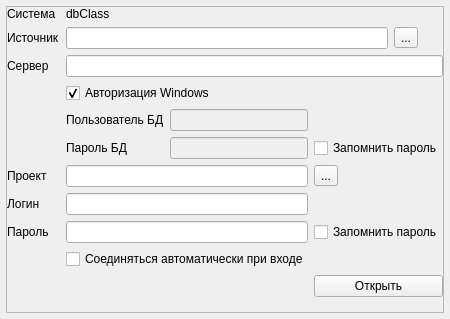
<?xml version="1.0" encoding="UTF-8"?>
<ui version="4.0">
 <class>TQConnectWidget</class>
 <widget class="QWidget" name="TQConnectWidget">
  <property name="geometry">
   <rect>
    <x>0</x>
    <y>0</y>
    <width>450</width>
    <height>319</height>
   </rect>
  </property>
  <property name="windowTitle">
   <string>Form</string>
  </property>
  <layout class="QHBoxLayout" name="horizontalLayout_2">
   <property name="spacing">
    <number>6</number>
   </property>
   <property name="margin">
    <number>6</number>
   </property>
   <item>
    <widget class="QFrame" name="frame">
     <property name="sizePolicy">
      <sizepolicy hsizetype="Preferred" vsizetype="Preferred">
       <horstretch>0</horstretch>
       <verstretch>0</verstretch>
      </sizepolicy>
     </property>
     <property name="frameShape">
      <enum>QFrame::StyledPanel</enum>
     </property>
     <property name="frameShadow">
      <enum>QFrame::Raised</enum>
     </property>
     <layout class="QHBoxLayout" name="horizontalLayout">
      <property name="spacing">
       <number>0</number>
      </property>
      <property name="margin">
       <number>0</number>
      </property>
      <item>
       <layout class="QGridLayout" name="gridLayout_3">
        <property name="sizeConstraint">
         <enum>QLayout::SetDefaultConstraint</enum>
        </property>
        <property name="spacing">
         <number>6</number>
        </property>
        <item row="0" column="1" colspan="2">
         <widget class="QLabel" name="dbClassLabel">
          <property name="text">
           <string notr="true">dbClass</string>
          </property>
         </widget>
        </item>
        <item row="6" column="2">
         <widget class="QLineEdit" name="sqlPassEdit">
          <property name="enabled">
           <bool>false</bool>
          </property>
         </widget>
        </item>
        <item row="4" column="1">
         <widget class="QLabel" name="label_9">
          <property name="text">
           <string>Пользователь БД</string>
          </property>
         </widget>
        </item>
        <item row="6" column="1">
         <widget class="QLabel" name="label_5">
          <property name="text">
           <string>Пароль БД</string>
          </property>
         </widget>
        </item>
        <item row="2" column="0">
         <widget class="QLabel" name="label">
          <property name="text">
           <string>Сервер</string>
          </property>
         </widget>
        </item>
        <item row="1" column="0">
         <widget class="QLabel" name="label_7">
          <property name="text">
           <string>Источник</string>
          </property>
          <property name="buddy">
           <cstring>dbmsEdit</cstring>
          </property>
         </widget>
        </item>
        <item row="7" column="0">
         <widget class="QLabel" name="label_2">
          <property name="text">
           <string>Проект</string>
          </property>
         </widget>
        </item>
        <item row="0" column="0">
         <widget class="QLabel" name="label_8">
          <property name="text">
           <string>Система</string>
          </property>
         </widget>
        </item>
        <item row="8" column="0">
         <widget class="QLabel" name="label_4">
          <property name="text">
           <string>Логин</string>
          </property>
         </widget>
        </item>
        <item row="9" column="0">
         <widget class="QLabel" name="label_6">
          <property name="text">
           <string>Пароль</string>
          </property>
         </widget>
        </item>
        <item row="7" column="1" colspan="2">
         <widget class="QLineEdit" name="projectEdit"/>
        </item>
        <item row="3" column="1" colspan="3">
         <widget class="QCheckBox" name="trustedUserBox">
          <property name="text">
           <string>Авторизация Windows</string>
          </property>
          <property name="checked">
           <bool>true</bool>
          </property>
         </widget>
        </item>
        <item row="10" column="1" colspan="3">
         <widget class="QCheckBox" name="autoLoginCheck">
          <property name="text">
           <string>Соединяться автоматически при входе</string>
          </property>
         </widget>
        </item>
        <item row="12" column="2">
         <spacer name="verticalSpacer">
          <property name="orientation">
           <enum>Qt::Vertical</enum>
          </property>
          <property name="sizeHint" stdset="0">
           <size>
            <width>20</width>
            <height>40</height>
           </size>
          </property>
         </spacer>
        </item>
        <item row="6" column="3" colspan="2">
         <widget class="QCheckBox" name="saveDBPasswordCheck">
          <property name="text">
           <string>Запомнить пароль</string>
          </property>
         </widget>
        </item>
        <item row="7" column="3">
         <widget class="QToolButton" name="btnProjects">
          <property name="text">
           <string>...</string>
          </property>
         </widget>
        </item>
        <item row="4" column="2">
         <widget class="QLineEdit" name="sqlUserEdit">
          <property name="enabled">
           <bool>false</bool>
          </property>
         </widget>
        </item>
        <item row="1" column="4">
         <widget class="QToolButton" name="btnDBMS">
          <property name="text">
           <string>...</string>
          </property>
         </widget>
        </item>
        <item row="1" column="1" colspan="3">
         <widget class="QLineEdit" name="dbmsEdit"/>
        </item>
        <item row="2" column="1" colspan="4">
         <widget class="QLineEdit" name="serverEdit"/>
        </item>
        <item row="8" column="1" colspan="2">
         <widget class="QLineEdit" name="userEdit"/>
        </item>
        <item row="9" column="3" colspan="2">
         <widget class="QCheckBox" name="savePasswordCheck">
          <property name="text">
           <string>Запомнить пароль</string>
          </property>
         </widget>
        </item>
        <item row="9" column="1" colspan="2">
         <widget class="QLineEdit" name="passwordEdit">
          <property name="echoMode">
           <enum>QLineEdit::Password</enum>
          </property>
         </widget>
        </item>
        <item row="11" column="3" colspan="2">
         <widget class="QPushButton" name="btnOpen">
          <property name="text">
           <string>Открыть</string>
          </property>
         </widget>
        </item>
       </layout>
      </item>
     </layout>
    </widget>
   </item>
  </layout>
 </widget>
 <tabstops>
  <tabstop>dbmsEdit</tabstop>
  <tabstop>serverEdit</tabstop>
  <tabstop>trustedUserBox</tabstop>
  <tabstop>sqlUserEdit</tabstop>
  <tabstop>sqlPassEdit</tabstop>
  <tabstop>projectEdit</tabstop>
  <tabstop>userEdit</tabstop>
  <tabstop>passwordEdit</tabstop>
  <tabstop>autoLoginCheck</tabstop>
 </tabstops>
 <resources/>
 <connections/>
</ui>
